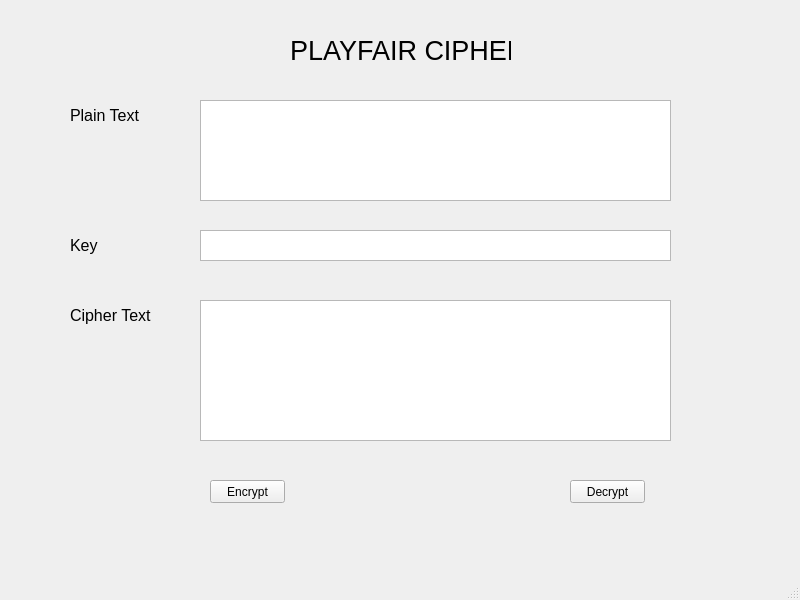
<?xml version="1.0" encoding="UTF-8"?>
<ui version="4.0">
 <class>MainWindow</class>
 <widget class="QMainWindow" name="MainWindow">
  <property name="geometry">
   <rect>
    <x>0</x>
    <y>0</y>
    <width>800</width>
    <height>600</height>
   </rect>
  </property>
  <property name="windowTitle">
   <string>MainWindow</string>
  </property>
  <widget class="QWidget" name="centralwidget">
   <widget class="QPushButton" name="btn_encrypt">
    <property name="geometry">
     <rect>
      <x>210</x>
      <y>480</y>
      <width>75</width>
      <height>23</height>
     </rect>
    </property>
    <property name="text">
     <string>Encrypt</string>
    </property>
   </widget>
   <widget class="QLabel" name="text">
    <property name="geometry">
     <rect>
      <x>70</x>
      <y>100</y>
      <width>81</width>
      <height>31</height>
     </rect>
    </property>
    <property name="font">
     <font>
      <pointsize>12</pointsize>
     </font>
    </property>
    <property name="text">
     <string>Plain Text</string>
    </property>
   </widget>
   <widget class="QPlainTextEdit" name="txt_key">
    <property name="geometry">
     <rect>
      <x>200</x>
      <y>230</y>
      <width>471</width>
      <height>31</height>
     </rect>
    </property>
   </widget>
   <widget class="QPlainTextEdit" name="txt_cipher_text">
    <property name="geometry">
     <rect>
      <x>200</x>
      <y>300</y>
      <width>471</width>
      <height>141</height>
     </rect>
    </property>
   </widget>
   <widget class="QLabel" name="text_3">
    <property name="geometry">
     <rect>
      <x>70</x>
      <y>300</y>
      <width>81</width>
      <height>31</height>
     </rect>
    </property>
    <property name="font">
     <font>
      <pointsize>12</pointsize>
     </font>
    </property>
    <property name="text">
     <string>Cipher Text</string>
    </property>
   </widget>
   <widget class="QLabel" name="label">
    <property name="geometry">
     <rect>
      <x>290</x>
      <y>20</y>
      <width>221</width>
      <height>61</height>
     </rect>
    </property>
    <property name="font">
     <font>
      <pointsize>20</pointsize>
     </font>
    </property>
    <property name="text">
     <string>PLAYFAIR CIPHER</string>
    </property>
   </widget>
   <widget class="QLabel" name="text_2">
    <property name="geometry">
     <rect>
      <x>70</x>
      <y>230</y>
      <width>81</width>
      <height>31</height>
     </rect>
    </property>
    <property name="font">
     <font>
      <pointsize>12</pointsize>
     </font>
    </property>
    <property name="text">
     <string>Key</string>
    </property>
   </widget>
   <widget class="QPlainTextEdit" name="txt_plain_text">
    <property name="geometry">
     <rect>
      <x>200</x>
      <y>100</y>
      <width>471</width>
      <height>101</height>
     </rect>
    </property>
   </widget>
   <widget class="QPushButton" name="btn_decrypt">
    <property name="geometry">
     <rect>
      <x>570</x>
      <y>480</y>
      <width>75</width>
      <height>23</height>
     </rect>
    </property>
    <property name="text">
     <string>Decrypt</string>
    </property>
   </widget>
  </widget>
  <widget class="QMenuBar" name="menubar">
   <property name="geometry">
    <rect>
     <x>0</x>
     <y>0</y>
     <width>800</width>
     <height>21</height>
    </rect>
   </property>
  </widget>
  <widget class="QStatusBar" name="statusbar"/>
 </widget>
 <resources/>
 <connections/>
</ui>
